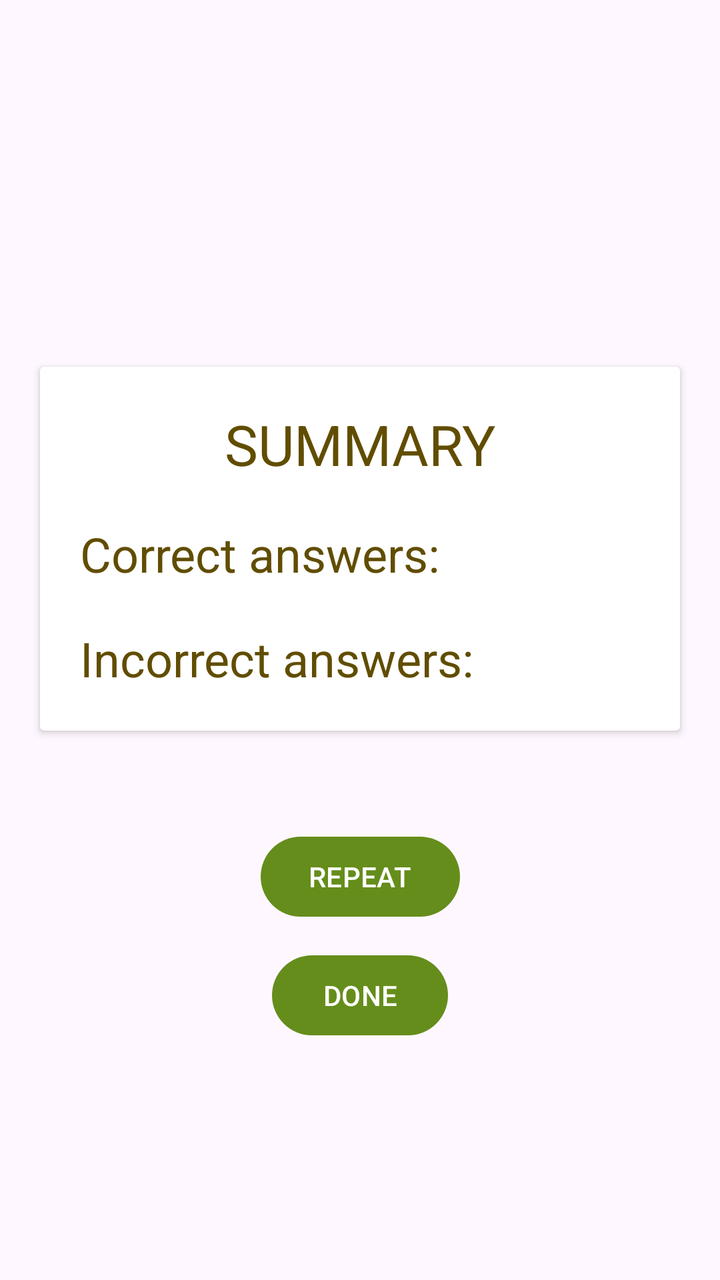
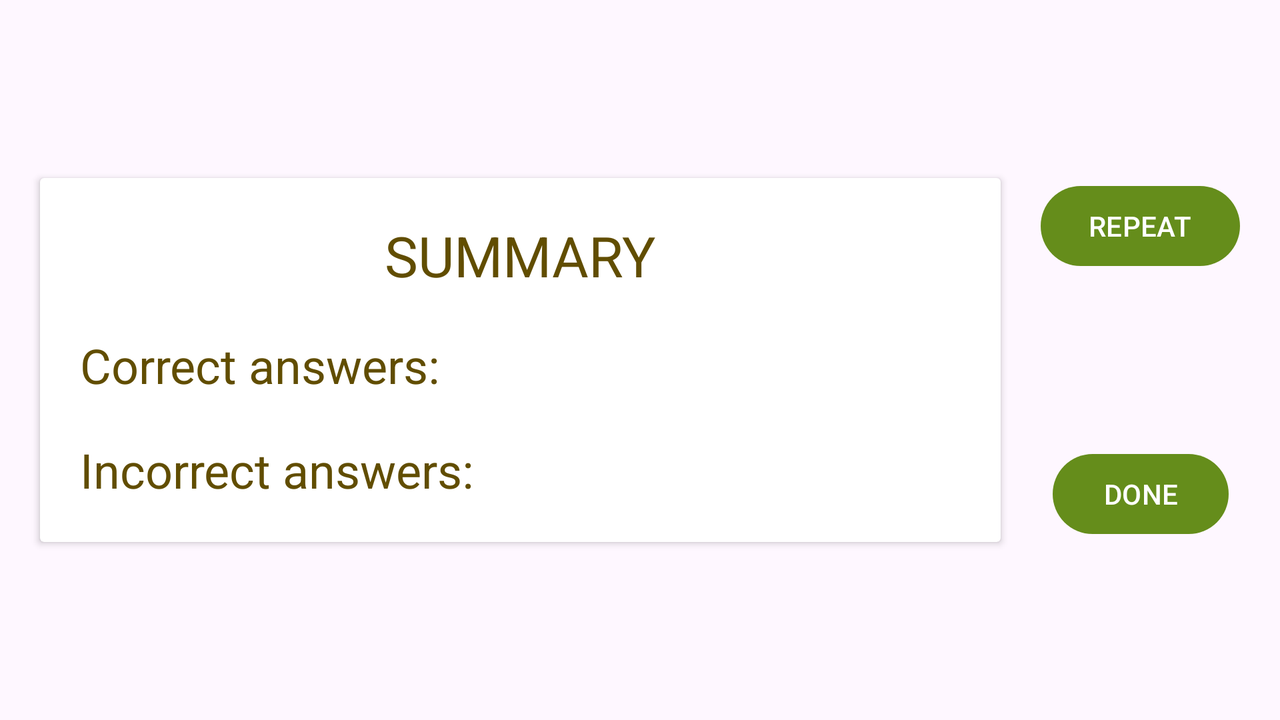

One screen, two layout resources from the same app: the default and the author's alternative for another configuration. Each is rendered where Android would select it; the XML of both is given below.
<!-- AndroidManifest.xml: application theme Theme.FlashCardApp -->
<!-- res/layout/fragment_result.xml -->
<?xml version="1.0" encoding="utf-8"?>
<androidx.constraintlayout.widget.ConstraintLayout xmlns:android="http://schemas.android.com/apk/res/android"
    xmlns:app="http://schemas.android.com/apk/res-auto"
    xmlns:tools="http://schemas.android.com/tools"
    android:id="@+id/relativeLayout"
    android:layout_width="match_parent"
    android:layout_height="match_parent"
    android:orientation="vertical"
    tools:context=".ui.ui.ResultFragment">

    <androidx.cardview.widget.CardView
        android:id="@+id/summary_card_view"
        android:layout_width="match_parent"
        android:layout_height="wrap_content"
        android:layout_marginStart="20dp"
        android:layout_marginEnd="20dp"
        app:layout_constraintBottom_toBottomOf="parent"
        app:layout_constraintEnd_toEndOf="parent"
        app:layout_constraintStart_toStartOf="parent"
        app:layout_constraintTop_toTopOf="parent"
        app:layout_constraintVertical_bias="0.4">

        <LinearLayout
            android:layout_width="match_parent"
            android:layout_height="match_parent"
            android:orientation="vertical">

            <TextView
                android:id="@+id/summary_text_view"
                android:layout_width="wrap_content"
                android:layout_height="wrap_content"
                android:layout_gravity="center_horizontal"
                android:layout_marginTop="20dp"
                android:text="@string/summary"
                android:textSize="28sp" />

            <TextView
                android:id="@+id/correct_answers_text_view"
                android:layout_width="wrap_content"
                android:layout_height="wrap_content"
                android:layout_marginStart="20dp"
                android:layout_marginTop="20dp"
                android:text="@string/correct_answers"
                android:textSize="24sp" />

            <TextView
                android:id="@+id/incorrect_answers_text_view"
                android:layout_width="wrap_content"
                android:layout_height="wrap_content"
                android:layout_marginStart="20dp"
                android:layout_marginTop="20dp"
                android:layout_marginBottom="20dp"
                android:text="@string/incorrect_answers"
                android:textSize="24sp" />
        </LinearLayout>

    </androidx.cardview.widget.CardView>

    <com.google.android.material.button.MaterialButton
        android:id="@+id/repeat_btn"
        android:layout_width="wrap_content"
        android:layout_height="wrap_content"
        android:text="@string/repeat"
        app:icon="@drawable/ic_repeat"
        app:layout_constraintBottom_toBottomOf="parent"
        app:layout_constraintEnd_toEndOf="parent"
        app:layout_constraintStart_toStartOf="parent"
        app:layout_constraintTop_toTopOf="parent"
        app:layout_constraintVertical_bias="0.7" />

    <com.google.android.material.button.MaterialButton
        android:id="@+id/done_btn"
        android:layout_width="wrap_content"
        android:layout_height="wrap_content"
        android:text="@string/done"
        app:icon="@drawable/ic_done"
        app:layout_constraintBottom_toBottomOf="parent"
        app:layout_constraintEnd_toEndOf="parent"
        app:layout_constraintStart_toStartOf="parent"
        app:layout_constraintTop_toTopOf="parent"
        app:layout_constraintVertical_bias="0.8" />

</androidx.constraintlayout.widget.ConstraintLayout>
<!-- resources referenced by this layout -->
<resources>
  <string name="correct_answers">Correct answers:\u0020</string>
  <string name="done">DONE</string>
  <string name="incorrect_answers">Incorrect answers:\u0020</string>
  <string name="repeat">REPEAT</string>
  <string name="summary">SUMMARY</string>
  <style name="Theme.FlashCardApp" parent="Theme.Material3.DayNight.NoActionBar">
          
          
  
          <item name="colorPrimary">@color/colorPrimary</item>
          <item name="colorSecondary">@color/colorSecondary</item>
  
          <item name="colorOnPrimary">@color/colorOnPrimary</item>
          <item name="colorOnSecondary">@color/colorOnSecondary</item>
  
          <item name="colorPrimaryDark">@color/colorPrimaryDark</item>
          <item name="colorPrimaryVariant">@color/colorPrimaryVariant</item>
          <item name="colorSecondaryVariant">@color/colorSecondaryVariant</item>
  
          <item name="colorError">@color/colorError</item>
          <item name="android:textColor">@color/textColor</item>
  
          <item name="android:progressTint">@color/progressTint</item>
          <item name="titleTextColor">@color/textColor</item>
  
          <item name="tint">@color/textColor</item>
          <item name="iconTint">@color/textColor</item>
  
          <item name="snackbarStyle">@style/SnackBar</item>
          <item name="snackbarTextViewStyle">@style/SnackBarTextStyle</item>
  
          <item name="android:windowSplashScreenAnimationDuration" tools:targetApi="s">1000</item>
  
      </style>
  <color name="colorPrimary">#658d1b</color>
  <color name="colorSecondary">#ffd100</color>
  <color name="colorOnPrimary">@color/white</color>
  <color name="colorOnSecondary">@color/white</color>
  <color name="colorPrimaryDark">#4f6e16</color>
  <color name="colorPrimaryVariant">#4f6e16</color>
  <color name="colorSecondaryVariant">#d8b102</color>
  <color name="colorError">#FF0000</color>
  <color name="textColor">#614d00</color>
  <color name="progressTint">#ffd100</color>
  <style name="SnackBar" parent="ThemeOverlay.Material3.Snackbar">
          <item name="android:layout_marginBottom">40dp</item>
          <item name="android:layout_marginStart">10dp</item>
          <item name="android:layout_marginEnd">10dp</item>
      </style>
  <style name="SnackBarTextStyle">
          <item name="android:textAlignment">center</item>
          <item name="android:textColor">@color/colorOnSecondary</item>
      </style>
  <color name="white">#FFFFFFFF</color>
</resources>
<!-- res/layout-land/fragment_result.xml (the author's variant of the layout above) -->
<!-- drawn on the phone turned sideways -->
<?xml version="1.0" encoding="utf-8"?>
<androidx.constraintlayout.widget.ConstraintLayout xmlns:android="http://schemas.android.com/apk/res/android"
    xmlns:app="http://schemas.android.com/apk/res-auto"
    xmlns:tools="http://schemas.android.com/tools"
    android:id="@+id/relativeLayout"
    android:layout_width="match_parent"
    android:layout_height="match_parent"
    android:orientation="vertical"
    tools:context=".ui.ui.ResultFragment">

    <androidx.cardview.widget.CardView
        android:id="@+id/summary_card_view"
        android:layout_width="0dp"
        android:layout_height="wrap_content"
        android:layout_marginStart="20dp"
        android:layout_marginEnd="20dp"
        app:layout_constraintBottom_toBottomOf="parent"
        app:layout_constraintEnd_toStartOf="@id/repeat_btn"
        app:layout_constraintStart_toStartOf="parent"
        app:layout_constraintTop_toTopOf="parent">

        <LinearLayout
            android:layout_width="match_parent"
            android:layout_height="match_parent"
            android:orientation="vertical">

            <TextView
                android:id="@+id/summary_text_view"
                android:layout_width="wrap_content"
                android:layout_height="wrap_content"
                android:layout_gravity="center_horizontal"
                android:layout_marginTop="20dp"
                android:text="@string/summary"
                android:textSize="28sp" />

            <TextView
                android:id="@+id/correct_answers_text_view"
                android:layout_width="wrap_content"
                android:layout_height="wrap_content"
                android:layout_marginStart="20dp"
                android:layout_marginTop="20dp"
                android:text="@string/correct_answers"
                android:textSize="24sp" />

            <TextView
                android:id="@+id/incorrect_answers_text_view"
                android:layout_width="wrap_content"
                android:layout_height="wrap_content"
                android:layout_marginStart="20dp"
                android:layout_marginTop="20dp"
                android:layout_marginBottom="20dp"
                android:text="@string/incorrect_answers"
                android:textSize="24sp" />
        </LinearLayout>

    </androidx.cardview.widget.CardView>

    <com.google.android.material.button.MaterialButton
        android:id="@+id/repeat_btn"
        android:layout_width="wrap_content"
        android:layout_height="wrap_content"
        android:layout_marginEnd="20dp"
        android:text="@string/repeat"
        app:icon="@drawable/ic_repeat"
        app:layout_constraintEnd_toEndOf="parent"
        app:layout_constraintStart_toEndOf="@id/summary_card_view"
        app:layout_constraintTop_toTopOf="@id/summary_card_view" />

    <com.google.android.material.button.MaterialButton
        android:id="@+id/done_btn"
        android:layout_width="wrap_content"
        android:layout_height="wrap_content"
        android:layout_marginTop="30dp"
        android:layout_marginEnd="20dp"
        android:text="@string/done"
        app:icon="@drawable/ic_done"
        app:layout_constraintBottom_toBottomOf="@id/summary_card_view"
        app:layout_constraintEnd_toEndOf="parent"
        app:layout_constraintStart_toStartOf="@id/repeat_btn" />

</androidx.constraintlayout.widget.ConstraintLayout>
